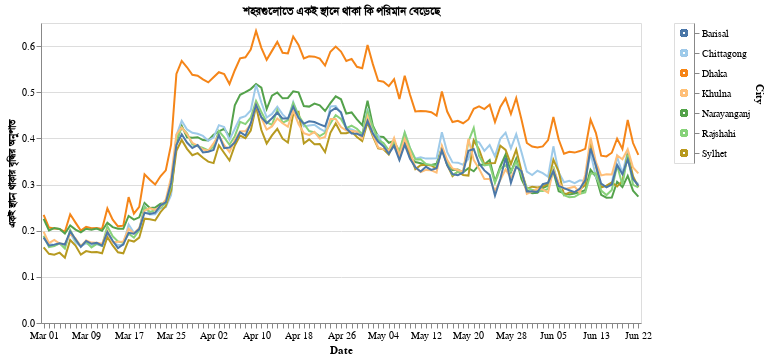

Notebook code cell kept with this figure:
### Code cell
#hide_input

# Prepare data
cities = ['Dhaka', 'Narayanganj', 'Chittagong', 'Sylhet', 'Rajshahi', 'Khulna', 'Barisal']
cities_data = []
for acity in cities:
    city_data = bdf.loc[bdf['polygon_name'] == acity]
    city_data = city_data.copy()
    city_data['City'] = acity
    cities_data.append(city_data)

cities_data = pd.concat(cities_data)
cities_data.tail()

color_var=alt.Color('City:N', scale=alt.Scale(scheme='tableau20'), legend=None)
chart = alt.Chart(cities_data).mark_line().encode(
    x=alt.X('monthdate(ds):O', axis=alt.Axis(title='Date')),
    y=alt.Y('all_day_ratio_single_tile_users', axis=alt.Axis(title=bn_all_day_ratio_single_tile_users)),
    color=color_var,
    tooltip=['monthdate(ds):O', 'City:N', 'all_day_ratio_single_tile_users'],
    
).properties(
    title=f"শহরগুলোতে {bn_all_day_ratio_single_title_users_title}"
)

legend = alt.Chart(cities_data).mark_point().encode(
    y=alt.Y('City:N', axis=alt.Axis(orient='right')),
    color=color_var
)
chart.properties(width=600, height=300)|legend

### Figure 1 — Vega-Lite specification as saved in the notebook (floating-point values rounded to 4 significant figures; data arrays with more than 128 entries replaced by an {"elided": "..."} marker saying what was removed)
{"config": {"view": {"continuousWidth": 400, "continuousHeight": 300}}, "hconcat": [{"mark": "line", "encoding": {"color": {"type": "nominal", "field": "City", "legend": null, "scale": {"scheme": "tableau20"}}, "tooltip": [{"type": "ordinal", "field": "ds", "timeUnit": "monthdate"}, {"type": "nominal", "field": "City"}, {"type": "quantitative", "field": "all_day_ratio_single_tile_users"}], "x": {"type": "ordinal", "axis": {"title": "Date"}, "field": "ds", "timeUnit": "monthdate"}, "y": {"type": "quantitative", "axis": {"title": "একই স্থানে থাকার বৃদ্ধির অনুপাত"}, "field": "all_day_ratio_single_tile_users"}}, "height": 300, "title": "শহরগুলোতে একই স্থানে থাকা কি পরিমান বেড়েছে", "width": 600}, {"mark": "point", "encoding": {"color": {"type": "nominal", "field": "City", "legend": null, "scale": {"scheme": "tableau20"}}, "y": {"type": "nominal", "axis": {"orient": "right"}, "field": "City"}}}], "data": {"name": "data-6361dca92d8a60af04dcd2f0242be1fe"}, "$schema": "https://vega.github.io/schema/vega-lite/v4.8.1.json", "datasets": {"data-6361dca92d8a60af04dcd2f0242be1fe": {"elided": "791 records"}}}
